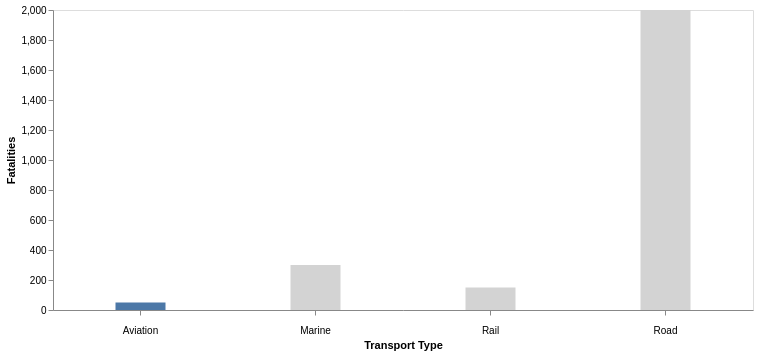

Express this chart as Vega-Lite.
### Vega-Lite specification from a JSON file in a GitHub repository (floating-point values rounded to 4 significant figures)
{"$schema": "https://vega.github.io/schema/vega-lite/v5.json", "description": "Bar chart showing fatalities of road, rail, marine, and aviation transport.", "width": 700, "data": {"values": [{"transport": "Road", "fatalities": 2000}, {"transport": "Rail", "fatalities": 150}, {"transport": "Marine", "fatalities": 300}, {"transport": "Aviation", "fatalities": 50}]}, "mark": {"type": "bar", "tooltip": true, "size": 50}, "encoding": {"x": {"field": "transport", "type": "nominal", "axis": {"title": "Transport Type", "labelAngle": 0, "labelPadding": 10}}, "y": {"field": "fatalities", "type": "quantitative", "axis": {"title": "Fatalities"}}, "color": {"field": "transport", "type": "nominal", "scale": {"domain": ["Aviation", "Road", "Rail", "Marine"], "range": ["#4c78a7", "lightgray", "lightgray", "lightgray"]}, "legend": null}}, "config": {"background": null, "axis": {"grid": false}}}
